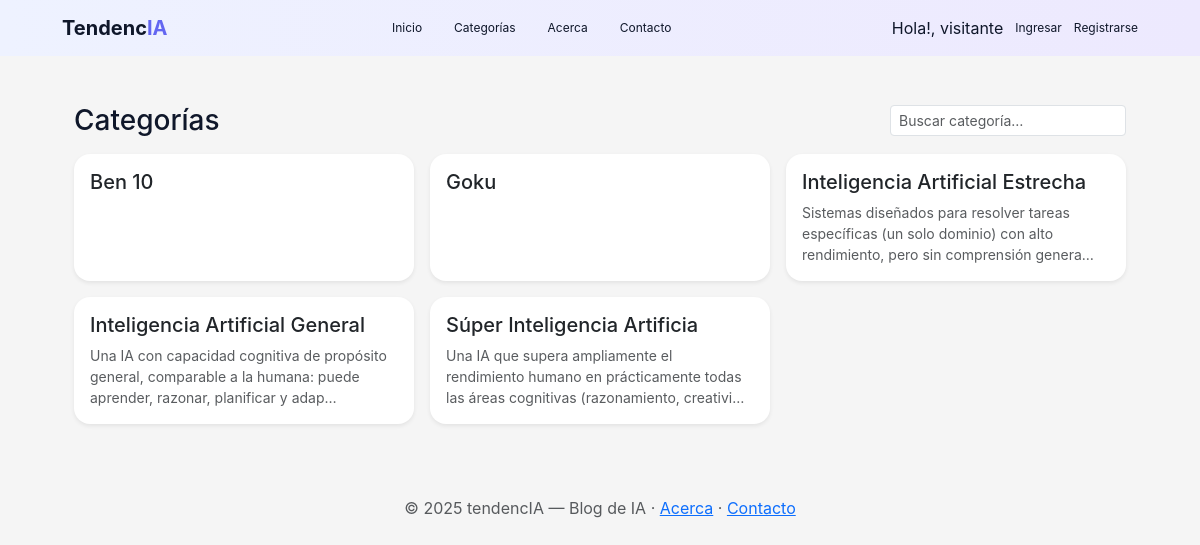
Before: /categorias/ with the older database file.
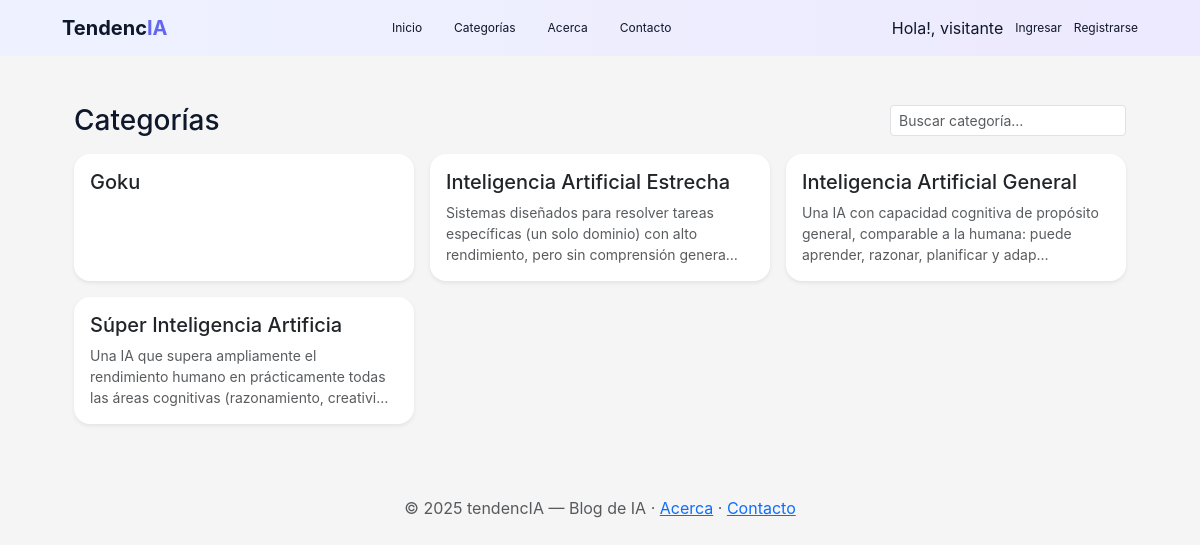
After: the same page with the newer database file.
### apps/posts/models.py (models this page shows, shortened)
class Categoria(models.Model):
    nombre = models.CharField(max_length=50, unique=True)
    descripcion = models.TextField(blank=True, null=True)
    parent = models.ForeignKey(
        'self',
        on_delete=models.SET_NULL,
        null=True,
        blank=True,
        related_name='subcategorias'
    )
    class Meta:
        ordering = ['nombre']
        verbose_name = 'Categoría'
        verbose_name_plural = 'Categorías'

### apps/posts/views.py (the view)
# urls.py: path("categorias/", views.categorias_index, name="categorias"),          # <-- NUEVA
def categorias_index(request):
    q = request.GET.get("q", "").strip()
    categorias = Categoria.objects.all().order_by("nombre")
    if q:
        categorias = categorias.filter(nombre__icontains=q)
    return render(request, "posts/categorias.html", {
        "categorias": categorias,
        "q": q,
        "titulo_pagina": "Categorías",
    })

### apps/posts/templates/posts/categorias.html (shortened to what this page needs)
{% extends "base.html" %}
{% block content %}
<div class="container py-4">
  <div class="d-flex justify-content-between align-items-center mb-3">
    <h1 class="h3 mb-0">{{ titulo_pagina }}</h1>
    <form method="get" class="d-flex" role="search">
      <input name="q" value="{{ q }}" class="form-control form-control-sm" placeholder="Buscar categoría…">
    </form>
  </div>
  {% if categorias %}
    <div class="row g-3">
      {% for cat in categorias %}
        <div class="col-12 col-sm-6 col-lg-4">
          <a href="{% url 'posts:feed_categoria' cat.pk %}" class="text-decoration-none">
            <div class="card h-100 shadow-sm">
              <div class="card-body">
                <div class="d-flex justify-content-between align-items-start">
                  <h2 class="h5 mb-1">{{ cat.nombre }}</h2>
                </div>
                {% if cat.descripcion %}
                  <p class="text-muted small mb-0 mt-1">{{ cat.descripcion|truncatechars:120 }}</p>
                {% endif %}
              </div>
            </div>
          </a>
        </div>
      {% endfor %}
    </div>
  {% else %}
    <div class="alert alert-info">No hay categorías que coincidan con tu búsqueda.</div>
  {% endif %}
</div>
{% endblock %}

Changed rows visible on the page:
removed Categoria: nombre "Ben 10"
